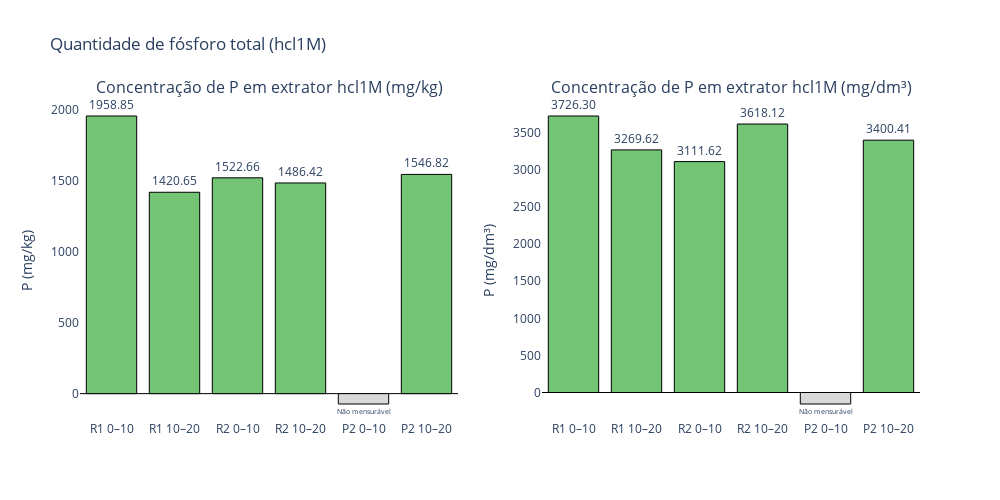

The notebook cell this image was saved under:
### Code cell
import plotly.graph_objects as go
from plotly.subplots import make_subplots
import numpy as np

# Seus dados (mantém o mesmo formato)
valores_mgkg = np.array([
    R1_0_10_hcl1M,
    R1_10_20_hcl1M,
    R2_0_10_hcl1M,
    R2_10_20_hcl1M,
    P2_0_10_hcl1M,
    P2_10_20_hcl1M
], dtype=float)

valores_mg_dm3 = np.array(valores_mg_dm3, dtype=float)
densidades = np.array(densidades, dtype=float)

labels = ['R1 0–10','R1 10–20','R2 0–10','R2 10–20','P2 0–10','P2 10–20']

def colors_for(vals):
    return ['#74c476' if v >= 0 else '#d9d9d9' for v in vals]

# Exibir dados no terminal
for label, dens, mgkg, mgdm3 in zip(labels, densidades, valores_mgkg, valores_mg_dm3):
    print(f"{label}: densidade = {dens:.4f} g/cm³  |  {mgkg:.2f} mg/kg  ->  {mgdm3:.2f} mg/dm³")

# Criação das duas colunas (subplots lado a lado)
fig = make_subplots(rows=1, cols=2, subplot_titles=("Concentração de P em extrator hcl1M (mg/kg)", "Concentração de P em extrator hcl1M (mg/dm³)"))

# --- Primeiro gráfico (mg/kg)
colors1 = colors_for(valores_mgkg)
texts1 = [f"{v:.2f}" if v >= 0 else "Não mensurável" for v in valores_mgkg]
fig.add_trace(
    go.Bar(
        x=labels,
        y=valores_mgkg,
        text=texts1,
        textposition="outside",
        marker=dict(color=colors1, line=dict(color='black', width=1)),
        name="P (mg/kg)"
    ),
    row=1, col=1
)

# --- Segundo gráfico (mg/dm³)
colors2 = colors_for(valores_mg_dm3)
texts2 = [f"{v:.2f}" if v >= 0 else "Não mensurável" for v in valores_mg_dm3]
fig.add_trace(
    go.Bar(
        x=labels,
        y=valores_mg_dm3,
        text=texts2,
        textposition="outside",
        marker=dict(color=colors2, line=dict(color='black', width=1)),
        name="P (mg/dm³)"
    ),
    row=1, col=2
)

# Layout geral
fig.update_layout(
    height=500,
    width=1000,
    title_text="Quantidade de fósforo total (hcl1M)",
    showlegend=False,
    plot_bgcolor='rgba(0,0,0,0)',
)
fig.update_yaxes(title_text="P (mg/kg)", row=1, col=1, zeroline=True, zerolinewidth=1, zerolinecolor='black')
fig.update_yaxes(title_text="P (mg/dm³)", row=1, col=2, zeroline=True, zerolinewidth=1, zerolinecolor='black')

fig.show()

### Figure 1 — Plotly figure (JSON) as saved in the notebook; plotly's stock layout.template omitted (floating-point values rounded to 4 significant figures)
{"data": [{"marker": {"color": ["#74c476", "#74c476", "#74c476", "#74c476", "#d9d9d9", "#74c476"], "line": {"color": "black", "width": 1}}, "name": "P (mg/kg)", "text": ["1958.85", "1420.65", "1522.66", "1486.42", "Não mensurável", "1546.82"], "textposition": "outside", "type": "bar", "x": ["R1 0–10", "R1 10–20", "R2 0–10", "R2 10–20", "P2 0–10", "P2 10–20"], "xaxis": "x", "y": [1959.0, 1421.0, 1523.0, 1486.0, -73.15, 1547.0], "yaxis": "y"}, {"marker": {"color": ["#74c476", "#74c476", "#74c476", "#74c476", "#d9d9d9", "#74c476"], "line": {"color": "black", "width": 1}}, "name": "P (mg/dm³)", "text": ["3726.30", "3269.62", "3111.62", "3618.12", "Não mensurável", "3400.41"], "textposition": "outside", "type": "bar", "x": ["R1 0–10", "R1 10–20", "R2 0–10", "R2 10–20", "P2 0–10", "P2 10–20"], "xaxis": "x2", "y": [3726.0, 3270.0, 3112.0, 3618.0, -154.9, 3400.0], "yaxis": "y2"}], "layout": {"annotations": [{"font": {"size": 16}, "showarrow": false, "text": "Concentração de P em extrator hcl1M (mg/kg)", "x": 0.225, "xanchor": "center", "xref": "paper", "y": 1, "yanchor": "bottom", "yref": "paper"}, {"font": {"size": 16}, "showarrow": false, "text": "Concentração de P em extrator hcl1M (mg/dm³)", "x": 0.775, "xanchor": "center", "xref": "paper", "y": 1, "yanchor": "bottom", "yref": "paper"}], "height": 500, "plot_bgcolor": "rgba(0,0,0,0)", "showlegend": false, "title": {"text": "Quantidade de fósforo total (hcl1M)"}, "width": 1000, "xaxis": {"anchor": "y", "domain": [0, 0.45]}, "xaxis2": {"anchor": "y2", "domain": [0.55, 1]}, "yaxis": {"anchor": "x", "domain": [0, 1], "title": {"text": "P (mg/kg)"}, "zeroline": true, "zerolinecolor": "black", "zerolinewidth": 1}, "yaxis2": {"anchor": "x2", "domain": [0, 1], "title": {"text": "P (mg/dm³)"}, "zeroline": true, "zerolinecolor": "black", "zerolinewidth": 1}}}
